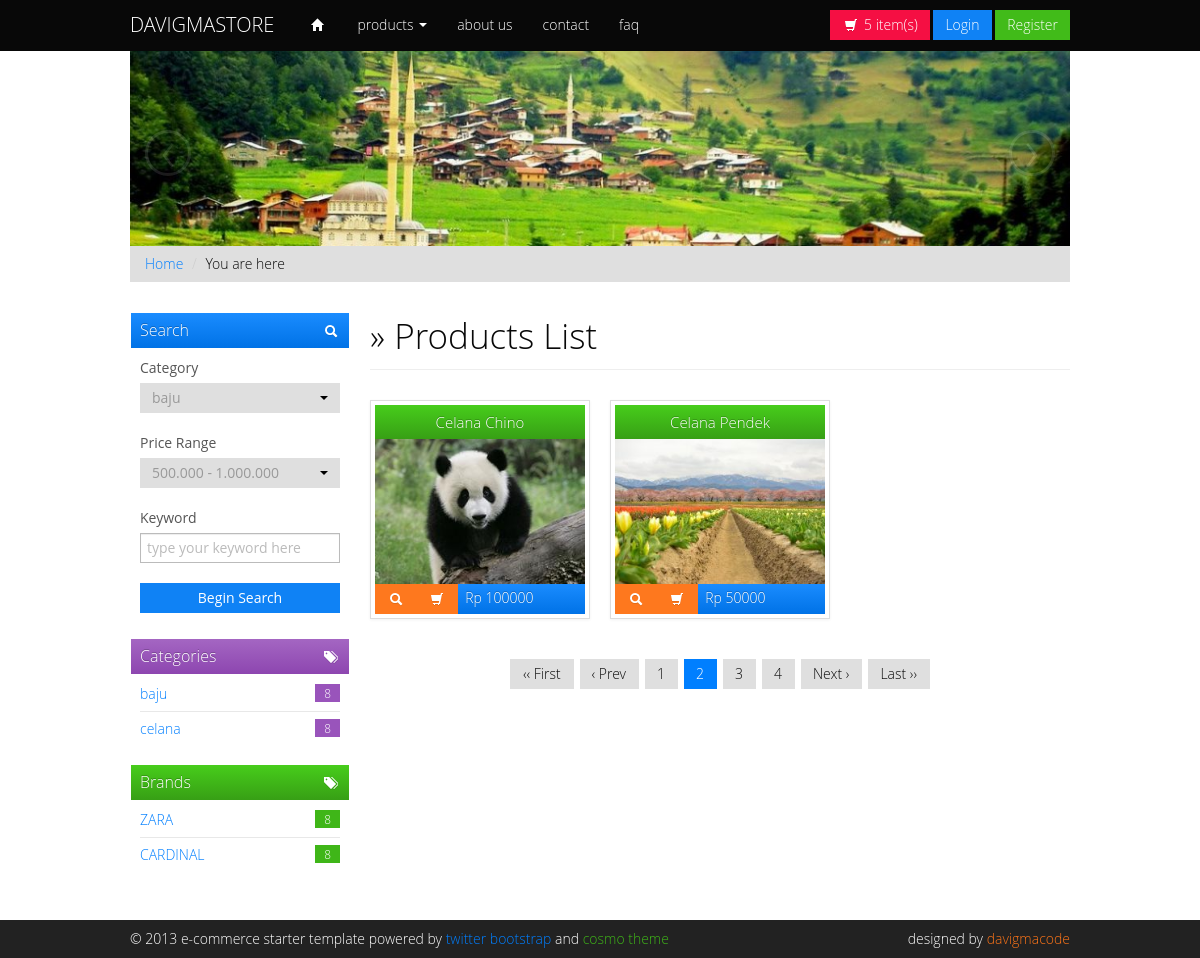
/home?category=2, run on the app's committed database.
### tables this page shows
CREATE TABLE `category` (
  `category_id` int(11) NOT NULL,
  `category_name` varchar(50) NOT NULL,
  `category_image` varchar(100) DEFAULT NULL,
  `category_status` int(11) NOT NULL DEFAULT 1,
  `category_desc` varchar(100) DEFAULT NULL
);

CREATE TABLE `brands` (
  `brand_id` int(11) NOT NULL,
  `brand_name` varchar(50) DEFAULT NULL,
  `brand_desc` varchar(100) DEFAULT NULL
);

CREATE TABLE `products` (
  `product_id` int(11) NOT NULL,
  `product_code` varchar(50) DEFAULT NULL,
  `product_name` varchar(50) NOT NULL,
  `product_category` int(11) DEFAULT NULL,
  `product_brand` int(11) DEFAULT NULL,
  `product_price` int(11) NOT NULL,
  `product_disc` int(11) DEFAULT NULL,
  `product_slug` varchar(100) DEFAULT NULL,
  `product_image` varchar(100) DEFAULT NULL,
  `product_status` int(11) NOT NULL DEFAULT 1,
  `product_stok` int(11) NOT NULL DEFAULT 0,
  `product_desc` varchar(100) DEFAULT NULL
);

### application/controllers/Home.php (called while the page is built, shortened)
<?php
class Home extends CI_Controller
{
	function __construct()
	{
		$this->load->model(['Product_m', 'Category_m', 'Brand_m']);
	}
	public function index()
	{
		$input = $this->input->get(NULL, TRUE);
		if (isset($input['category']) && $input['category'] != '') {
			$data['products'] = $this->Product_m->getByCategory($input['category']);
		} elseif (isset($input['brand']) && $input['brand'] != '') {
			$data['products'] = $this->Product_m->getByBrand($input['brand']);
		} else {
			$data['products'] = $this->Product_m->getByActive();
		}
		$data['category'] = $this->Category_m->getByActive();
		$data['brands'] = $this->Brand_m->getAll();
		$this->load->view('body/header');
		$this->load->view('body/nav', $data);
		$this->load->view('product/product', $data);
		$this->load->view('body/footer');
	}
}

### index.php (called while the page is built, shortened)
<?php
require_once BASEPATH.'core/CodeIgniter.php';

### application/models/Category_m.php (called while the page is built)
<?php
class Category_m extends CI_Model
{
    private $table = 'category';
    public function getByActive()
    {
        return $this->db->get_where($this->table, ['category_status' => 1])->result();
    }
}

### application/models/Brand_m.php (called while the page is built)
<?php
class Brand_m extends CI_Model
{
    private $table = 'brands';
    public function getAll()
    {
        return $this->db->get($this->table)->result();
    }
}

### application/models/Product_m.php (called while the page is built, shortened)
<?php
class Product_m extends CI_Model
{
    private $table = 'products';
    public function getByCategory($category)
    {
        return $this->db->get_where($this->table, ['product_category' => $category])->result();
    }
}

### application/views/product/product.php (the view, shortened to what this page needs)
<div class="span3">
    <div class="dabox">
        <h3 class="btn-primary"><i class="pull-right icon-search icon-white"></i> Search</h3>
        <form style="margin: 0;">
            <div class="control-group">
                <label class="control-label" for="categories">Category</label>
                <div class="controls row-fluid">
                </div>
            </div>
            <div class="control-group">
                <label class="control-label" for="categories">Price Range</label>
                <div class="controls row-fluid">
                </div>
            </div>
            <div class="control-group">
                <label class="control-label" for="keyword">Keyword</label>
                <div class="controls row-fluid">
                    <input type="text" name="keyword" placeholder="type your keyword here" class="span12">
                </div>
            </div>
            <button class="btn btn-block btn-primary" type="button">Begin Search</button>
        </form>
    </div>
    <div class="dabox">
        <h3 class="btn-info"><i class="pull-right icon-tags icon-white"></i> Categories</h3>
        <ul>
            <?php foreach ($category as $key => $data) { ?>
                <li><a href="<?= base_url('home?category=' . $data->category_id) ?>"><?= $data->category_name ?> <span class="pull-right badge badge-info">8</span></a></li>
            <?php } ?>
        </ul>
    </div>
    <div class="dabox">
        <h3 class="btn-success"><i class="pull-right icon-tags icon-white"></i> Brands</h3>
        <ul>
            <?php foreach ($brands as $key => $data) { ?>
                <li><a href="<?= base_url('home?brand=' . $data->brand_id) ?>"><?= $data->brand_name ?> <span class="pull-right badge badge-success">8</span></a></li>
            <?php } ?>
        </ul>
    </div>
</div>
<div class="span9">
    <div class="page-header">
        <h1>&raquo; Products List</h1>
    </div>
    <ul class="thumbnails">
        <?php foreach ($products as $key => $data) { ?>
            <li class="span3">
                <div class="thumbnail">
                    <h3 class="btn-success"><?= $data->product_name ?></h3>
                    <img src="<?= base_url('assets/main/img/product/' . $data->product_image) ?>" alt="" />
                    <div class="action btn-primary">
                        <div class="btn-group">
                            <a href="<?= base_url('home/detail/' . $data->product_slug) ?>" class="btn btn-warning" title="product detail"><i class="icon-search icon-white"></i></a>
                            <a href="#" class="btn btn-warning action-add-item" title="add to cart"><i class="icon-shopping-cart icon-white"></i></a>
                        </div>
                        &nbsp;Rp <?= $data->product_price ?>
                    </div>
                </div>
            </li>
        <?php } ?>
    </ul>
    <div class="pagination pagination-centered">
        <ul>
            <li><a href="#">‹‹ First</a></li>
            <li><a href="#">‹ Prev</a></li>
            <li><a href="#">1</a></li>
            <li class="active"><a href="#">2</a></li>
            <li><a href="#">3</a></li>
            <li><a href="#">4</a></li>
            <li><a href="#">Next ›</a></li>
            <li><a href="#">Last ››</a></li>
        </ul>
    </div>
</div>

### assets/main/css/custom.frontend.css (style rules this page uses)
body { padding-top: 50px; }
.page-header { margin-top: -10px; padding-bottom: 0; }
.page-header h1 { font-size: 35px; line-height: normal; }
.dabox { margin-bottom: 15px; padding: 10px; }
.dabox h3 { padding: 6px 9px; padding-bottom: 7px; margin: -9px; margin-bottom: 10px; width: 100%; line-height: normal; font-size: 16px; }
.dabox h3 i { margin-top: 5px; }
.dabox ul { list-Style: none; margin: -7px 0; padding: 0; }
.dabox ul li { padding: 7px 0; border-bottom: #E8E8E8 1px solid; }
.dabox ul li a { display: block; }
.dabox ul li:last-child { border-bottom: 0; }
.thumbnail h3 { display: block; margin-top: 0px; margin-bottom: 0px; padding: 7px 0px; line-height: normal; font-size: 15px; text-align: center; }
.thumbnail .action { display: block; }

### data on the page
category: category_name "baju"
category: category_name "celana"
brands: brand_name "ZARA"
brands: brand_name "CARDINAL"
products: product_name "Celana Chino", product_image (picture), product_price "100000"
products: product_name "Celana Pendek", product_image (picture), product_price "50000"
